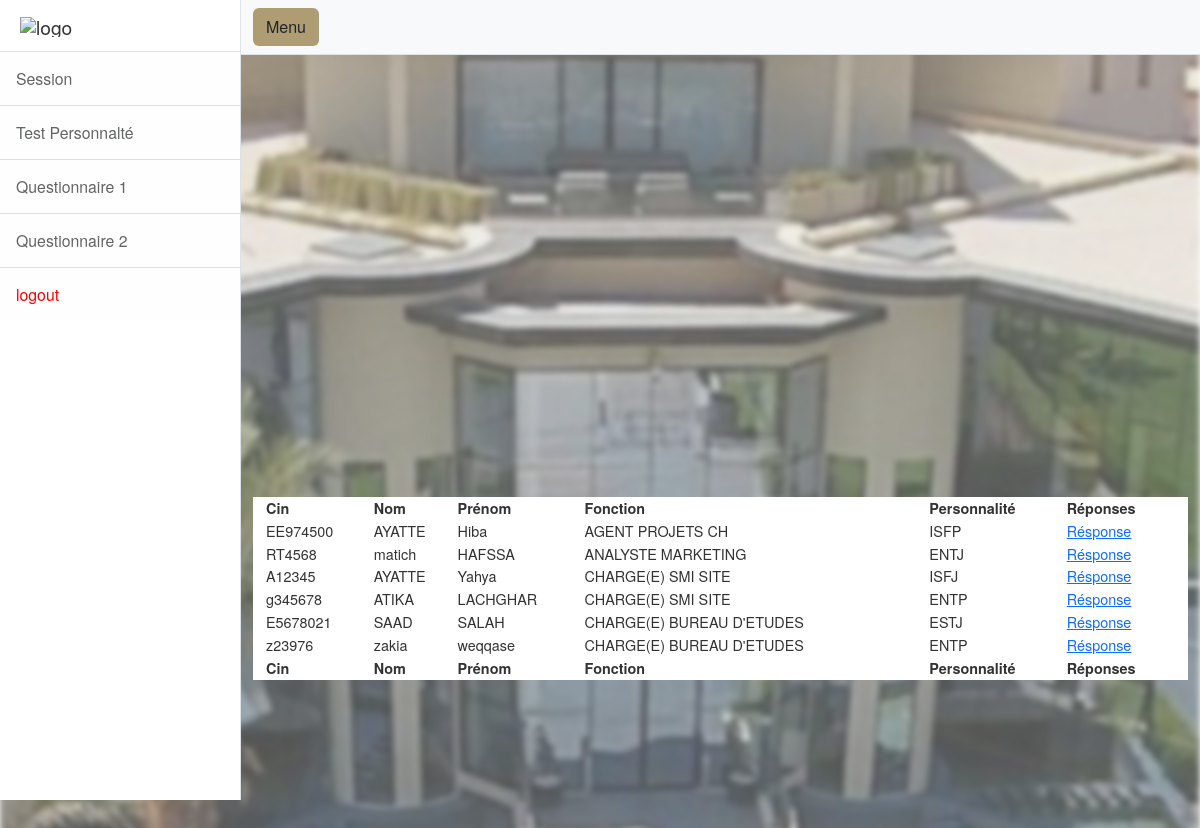
Page /dashboard/listeN.php on the committed database.
### tables this page shows
CREATE TABLE `condidat` (
  `id` int(11) NOT NULL,
  `cin` varchar(120) NOT NULL,
  `nom` varchar(512) NOT NULL,
  `prenom` varchar(512) NOT NULL,
  `email` varchar(380) NOT NULL,
  `direction` varchar(256) NOT NULL,
  `service` varchar(256) NOT NULL,
  `societe` varchar(256) NOT NULL,
  `fonction` varchar(256) NOT NULL,
  `test` varchar(256) NOT NULL,
  `temps_total` time NOT NULL,
  `temps_part1` time NOT NULL,
  `temps_part2` time NOT NULL,
  `temps_part3` time NOT NULL
);

CREATE TABLE `note` (
  `id` int(11) NOT NULL,
  `cin` varchar(128) NOT NULL,
  `nom` varchar(128) NOT NULL,
  `prenom` varchar(128) NOT NULL,
  `personalite` varchar(128) NOT NULL
);

### dashboard/listeN.php (the view, shortened to what this page needs)
<?php
$conn = mysqli_connect("localhost", "root", "", "menarahold");
$sql = "SELECT c.cin, c.nom, c.prenom, c.fonction,n.id, n.personalite FROM condidat c JOIN note n ON c.nom = n.nom AND c.prenom = n.prenom LEFT JOIN emp e ON c.nom = e.NOM AND c.prenom = e.PRENOM WHERE e.NOM IS NULL AND e.PRENOM IS NULL";
$result = $conn->query($sql);
?>
<!DOCTYPE html>
<html lang="en">
<head>
<head>
<link href="css/styles.css" rel="stylesheet" />
    <link rel="stylesheet" type="text/css" href="https://cdn.datatables.net/1.11.5/css/jquery.dataTables.css">
        <link rel="stylesheet" href="https://cdn.datatables.net/1.12.1/css/jquery.dataTables.min.css">
        <link rel="stylesheet" href="https://cdn.datatables.net/fixedheader/3.2.3/css/fixedHeader.dataTables.min.css">
    <link href="https://nightly.datatables.net/css/jquery.dataTables.css" rel="stylesheet" type="text/css" />
    <link href="https://nightly.datatables.net/select/css/select.dataTables.css?_=9a6592f8d74f8f520ff7b22342fa1183.css" rel="stylesheet" type="text/css" />
    <link href="https://nightly.datatables.net/searchpanes/css/searchPanes.dataTables.css?13" rel="stylesheet" type="text/css" />
</head>
<body>
    <div class="d-flex" id="wrapper">
        <div class="border-end bg-white" id="sidebar-wrapper">
            <div class="sidebar-heading border-bottom bg-white"><img src="https://menara-holding.ma/Assets/images/Logo_mh.svg"
                  style="width:140px;heigth:20px" alt="logo"></div>
                  <div class="list-group list-group-flush">
                <a class="list-group-item list-group-item-action list-group-item-light p-3 allow-navigation" style="font-size: 1.1em;margin: 0;" href="session.php">Session</a>
                <a class="list-group-item list-group-item-action list-group-item-light p-3 allow-navigation" style="font-size: 1.1em;margin: 0;" href="#" id="menu1">Test Personnalté</a>
                <a class="list-group-item list-group-item-action list-group-item-light p-3 allow-navigation" style="font-size: 1.1em;margin: 0;" href="#" id="menu2">Questionnaire 1</a>
                <a class="list-group-item list-group-item-action list-group-item-light p-3 allow-navigation" style="font-size: 1.1em;margin: 0;" href="#" id="menu3">Questionnaire 2</a>
                <a class="list-group-item list-group-item-action list-group-item-light p-3 allow-navigation" style="font-size: 1.1em;margin: 0;color:red" href="logout.php">logout</a>
            </div>
        </div>
        <div id="page-content-wrapper">
            <nav class="navbar navbar-expand-lg navbar-light bg-light border-bottom">
                <div class="container-fluid">
                    <button class="btn" style="background-color:#ae9d72" id="sidebarToggle">Menu</button>
                </div>
            </nav>
            <div class="container-fluid">
                <br>
                 <br>
                <div id="container" style="width:100%; height:400px;"></div>
                    <div class="container" style="background-color:white;width:100%; ">
                    <table id="example" class="display nowrap" width="100%" style="width:100%">
                        <thead>
                        <tr>
                            <th>Cin</th>
                            <th>Nom</th>
                            <th>Prénom</th>
                            <th>Fonction</th>
                            <th>Personnalité</th>
                            <th>Réponses</th>
                        </tr>
                        </thead>
                        <tfoot>
                        <tr>
                            <th>Cin</th>
                            <th>Nom</th>
                            <th>Prénom</th>
                            <th>Fonction</th>
                            <th>Personnalité</th>
                            <th>Réponses</th>
                        </tr>
                        </tfoot>
                        <tbody>
                        <?php
                            if ($result->num_rows > 0) {
                                while ($row = $result->fetch_assoc()) {
                                    echo "<tr>";
                                    echo "<td>" . $row["cin"] . "</td>";
                                    echo "<td>" . $row["nom"] . "</td>";
                                    echo "<td>" . $row["prenom"] . "</td>";
                                    echo "<td>" . $row["fonction"] . "</td>";
                                    echo "<td>" . $row["personalite"] . "</td>";
                                    echo "<td><a href='detailsLN.php?id=" . $row["id"] . "'>Résponse</a></td>";
                                    echo "</tr>";
                                }
                            } else {
                                echo "<tr><td colspan='8'>Aucun résultat trouvé dans la base de données.</td></tr>";
                            }
                        ?>
                        </tbody>
                    </table>
                </div>
            </div>
        </div>
    </div>
</body>
</html>

### dashboard/listeN.php (style rules this page uses)
body { font: 90%/1.45em "Helvetica Neue", HelveticaNeue, Verdana, Arial, Helvetica, sans-serif; margin: 0; padding: 0; color: #333; background-color: #fff; }
body::after { content: ""; background-image: url(../images/slide01.jpg); background-size: cover; background-position: center; background-repeat: no-repeat; filter: blur(3px); opacity: 0.7; position: absolute; top: 0; left: 0; width: 100%; height: 1600px; z-index: -1; }

### rows in the picture
condidat: cin "EE974500", nom "AYATTE", prenom "Hiba", fonction "AGENT PROJETS CH", note.personalite "ISFP"
condidat: cin "RT4568", nom "matich", prenom "HAFSSA", fonction "ANALYSTE MARKETING", note.personalite "ENTJ"
condidat: cin "A12345", nom "AYATTE", prenom "Yahya", fonction "CHARGE(E) SMI SITE", note.personalite "ISFJ"
condidat: cin "g345678", nom "ATIKA", prenom "LACHGHAR", fonction "CHARGE(E) SMI SITE", note.personalite "ENTP"
condidat: cin "E5678021", nom "SAAD", prenom "SALAH", fonction "CHARGE(E) BUREAU D'ETUDES", note.personalite "ESTJ"
condidat: cin "z23976", nom "zakia", prenom "weqqase", fonction "CHARGE(E) BUREAU D'ETUDES", note.personalite "ENTP"
